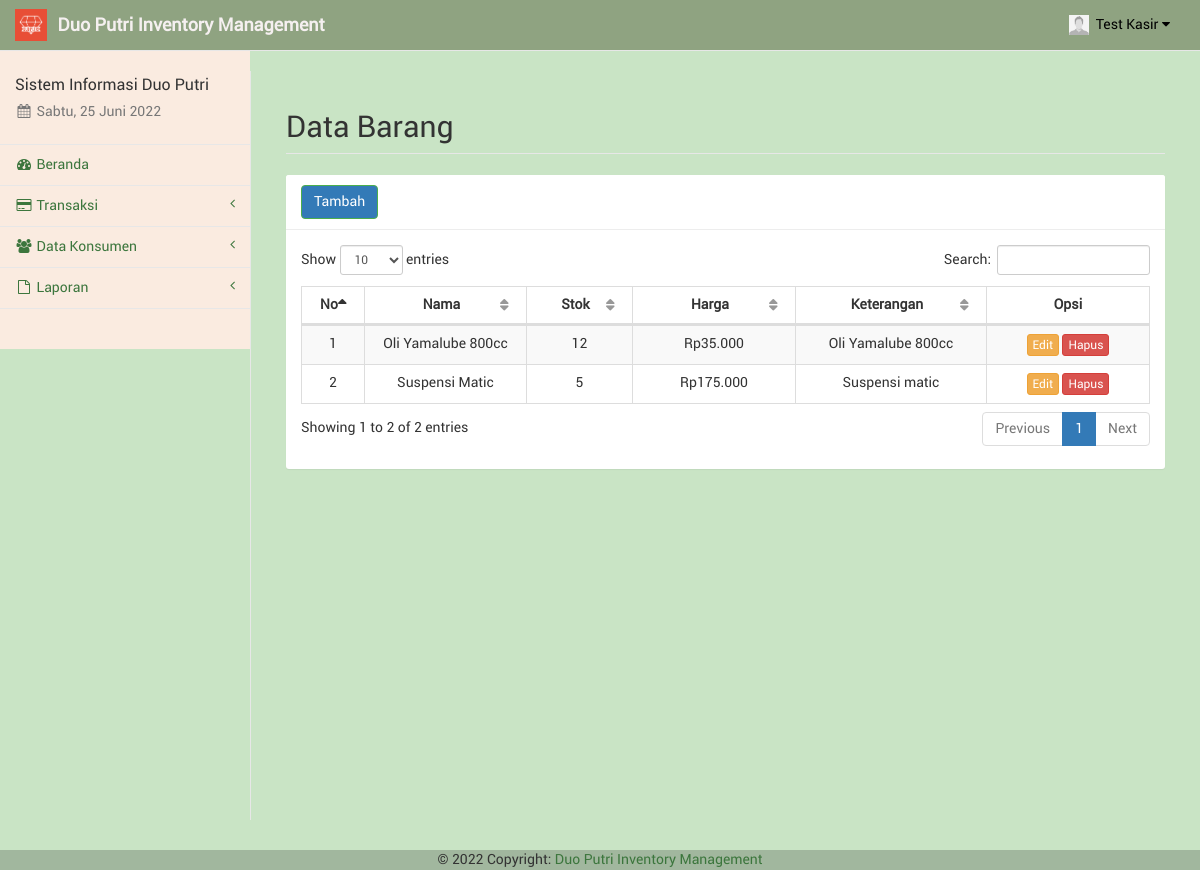
The page /kasir/barang.php (signed in) on the database as committed earlier.
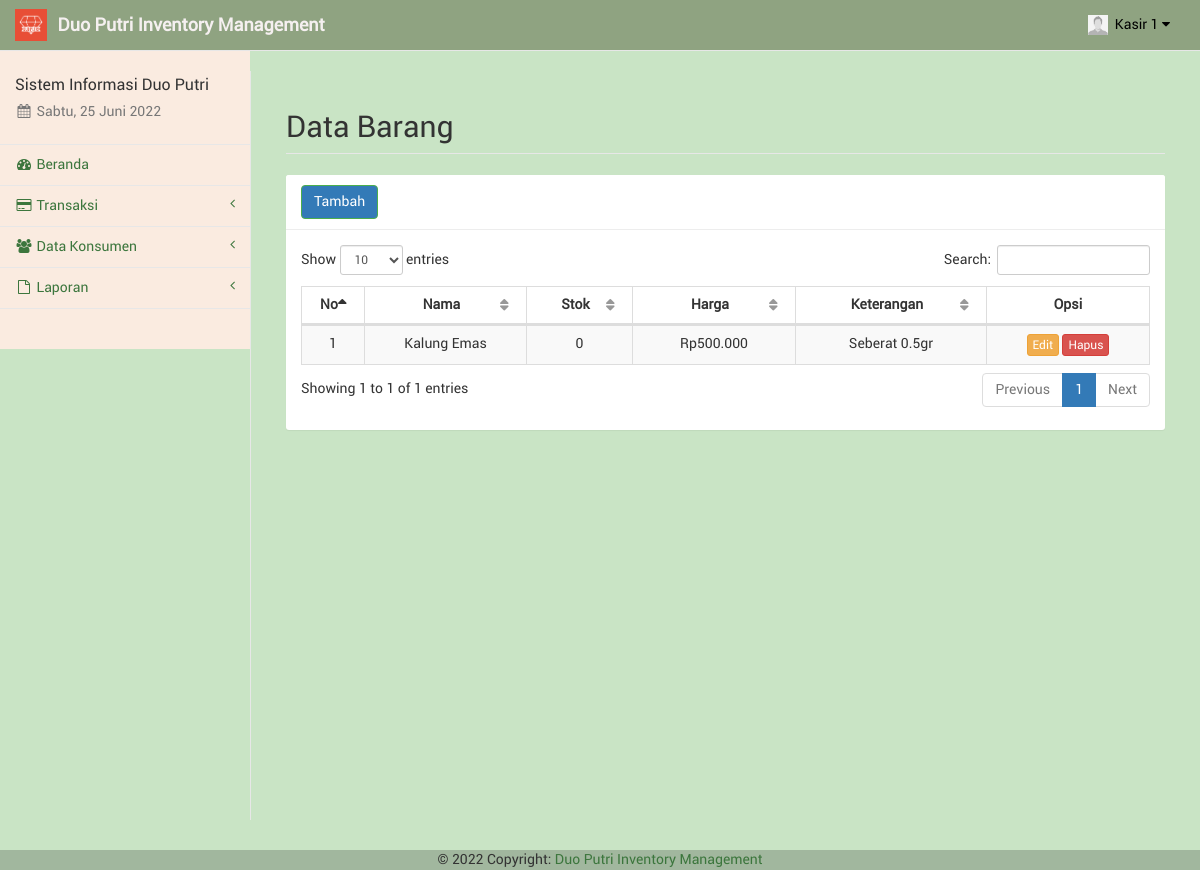
The same page on the database as committed later.
### tables this page shows
CREATE TABLE `kasir` (
  `id_kasir` int(11) NOT NULL,
  `nama_kasir` varchar(50) NOT NULL,
  `telp_kasir` varchar(20) NOT NULL,
  `user_kasir` varchar(50) NOT NULL,
  `pass_kasir` varchar(100) NOT NULL,
  `foto_kasir` text NOT NULL,
  `id_adm` int(11) NOT NULL
);

CREATE TABLE `barangjasa` (
  `id_brg` int(11) NOT NULL,
  `nama` varchar(100) NOT NULL,
  `jenis` varchar(20) NOT NULL,
  `stok` varchar(10) NOT NULL,
  `harga` varchar(20) NOT NULL,
  `keterangan` text NOT NULL,
  `id_adm` int(11) NOT NULL
);

### kasir/sess_check.php (called while the page is built, shortened)
<?php
	$chk_sess = $_SESSION['kasir'];
	include("dist/config/koneksi.php");
	$sql_sess = "SELECT * FROM kasir WHERE id_kasir='". $chk_sess ."'";
	$ress_sess = mysqli_query($conn, $sql_sess);
	$row_sess = mysqli_fetch_array($ress_sess);
	$sess_kasirname = $row_sess['nama_kasir'];
	$sess_kasirfoto = $row_sess['foto_kasir'];
?>

### kasir/dist/function/format_rupiah.php (called while the page is built, shortened)
<?php
	function format_rupiah($rp) {
		$jumlah = number_format($rp, 0, ",", ".");
		$rupiah = "Rp". $jumlah;
		return $rupiah;
	}
?>

### kasir/barang.php (the view, shortened to what the changed rows need)
<?php
include("sess_check.php");
include("layout_top.php");
include("dist/function/format_rupiah.php");
?>
<div id="page-wrapper" style="background-color: #C9E4C5;">
	<div class="container-fluid">
		<div class="row">
			<div class="col-lg-12">
				<h1 class="page-header">Data Barang</h1>
			</div>
		</div>
		<div class="row">
			<div class="col-lg-12">
				<div class="panel panel-default">
					<div class="panel-heading">
						<a href="barang_tambah.php" class="btn btn-success">Tambah</a>
					</div>
					<div class="panel-body">
						<table class="table table-striped table-bordered table-hover" id="tabel-data">
							<thead>
								<tr>
									<th width="1%">No</th>
									<th width="10%">Nama</th>
									<th width="5%">Stok</th>
									<th width="10%">Harga</th>
									<th width="10%">Keterangan</th>
									<th width="10%">Opsi</th>
								</tr>
							</thead>
							<tbody>
								<?php
								$i = 1;
								$sql = "SELECT * FROM barangjasa WHERE jenis='barang' ORDER BY nama ASC";
								$ress = mysqli_query($conn, $sql);
								while ($data = mysqli_fetch_array($ress)) {
									echo '<tr>';
									echo '<td class="text-center">' . $i . '</td>';
									echo '<td class="text-center">' . $data['nama'] . '</td>';
									echo '<td class="text-center">' . $data['stok'] . '</td>';
									echo '<td class="text-center">' . format_rupiah($data['harga']) . '</td>';
									echo '<td class="text-center">' . $data['keterangan'] . '</td>';
									echo '<td class="text-center">
													  <a href="barang_edit.php?brg=' . $data['id_brg'] . '" class="btn btn-warning btn-xs">Edit</a>'; ?>
									<a href="barang_hapus.php?brg=<?php echo $data['id_brg']; ?>" onclick="return confirm('Apakah anda yakin akan menghapus <?php echo $data['nama']; ?>?');" class="btn btn-danger btn-xs">Hapus</a></td>
								<?php
									echo '</tr>';
									$i++;
								}
								?>
							</tbody>
						</table>
					</div>
				</div>
			</div>
		</div>
	</div>
</div>
<?php
include("layout_bottom.php");
?>

### kasir/layout_top.php (shortened to what the changed rows need)
<!DOCTYPE html>
<html lang="en">
<head>
	<link href="libs/bootstrap/dist/css/bootstrap.min.css" rel="stylesheet">
	<link href="libs/metisMenu/dist/metisMenu.min.css" rel="stylesheet">
	<link href="libs/datatables-plugins/integration/bootstrap/3/dataTables.bootstrap.css" rel="stylesheet">
	<link href="libs/datatables-responsive/css/dataTables.responsive.css" rel="stylesheet">
	<link href="dist/css/sb-admin-2.css" rel="stylesheet">
	<link href="dist/css/offline-font.css" rel="stylesheet">
	<link href="dist/css/custom.css" rel="stylesheet">
	<link href="libs/font-awesome/css/font-awesome.min.css" rel="stylesheet" type="text/css">
</head>
<body style="background-color: #C9E4C5 ;">
	<div id="wrapper" style="background-color: #C9E4C5;">
		<nav class="navbar navbar-default navbar-static-top" style="background-color: #8fa381 ;" role="navigation" style="margin-bottom: 0">
			<ul class="nav navbar-top-links navbar-right">
				<li class="dropdown dropdown-right">
					<a class="dropdown-toggle" style="color: black; " data-toggle="dropdown" href="#">
						<img src="../foto/<?php echo $sess_kasirfoto; ?>" width="20px" height="20px" padding="0px">&nbsp;&nbsp;<?php echo ucfirst($sess_kasirname); ?>&nbsp;<i class="fa fa-caret-down"></i>
					</a>
				</li>
			</ul>
		</nav>

Rows that differ between the two databases and show on the page:
removed barangjasa: nama "Oli Yamalube 800cc", stok "12", harga "Rp35.000", keterangan "Oli Yamalube 800cc"
removed barangjasa: nama "Suspensi Matic", stok "5", harga "Rp175.000", keterangan "Suspensi matic"
changed kasir: nama_kasir "Test Kasir" → "Kasir 1"
added barangjasa: nama "Kalung Emas", stok "0", harga "Rp500.000", keterangan "Seberat 0.5gr"
Other text that changed with them:
text written by a page script: "Show entries Search: Showing 1 to 2 of 2 entries Previous 1 Next" → "Show entries Search: Showing 1 to 1 of 1 entries Previous 1 Next"
